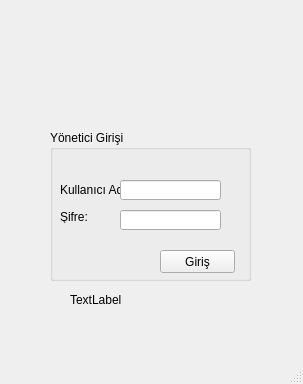
<?xml version="1.0" encoding="UTF-8"?>
<ui version="4.0">
 <class>Login</class>
 <widget class="QMainWindow" name="Login">
  <property name="geometry">
   <rect>
    <x>0</x>
    <y>0</y>
    <width>303</width>
    <height>384</height>
   </rect>
  </property>
  <property name="windowTitle">
   <string>Login</string>
  </property>
  <widget class="QWidget" name="centralwidget">
   <widget class="QLabel" name="label">
    <property name="geometry">
     <rect>
      <x>70</x>
      <y>290</y>
      <width>201</width>
      <height>20</height>
     </rect>
    </property>
    <property name="text">
     <string>TextLabel</string>
    </property>
   </widget>
   <widget class="QGroupBox" name="groupBox">
    <property name="geometry">
     <rect>
      <x>50</x>
      <y>130</y>
      <width>201</width>
      <height>151</height>
     </rect>
    </property>
    <property name="title">
     <string>Yönetici Girişi</string>
    </property>
    <widget class="QLabel" name="label_2">
     <property name="geometry">
      <rect>
       <x>10</x>
       <y>50</y>
       <width>71</width>
       <height>20</height>
      </rect>
     </property>
     <property name="text">
      <string>Kullanıcı Adı</string>
     </property>
    </widget>
    <widget class="QLabel" name="label_3">
     <property name="geometry">
      <rect>
       <x>10</x>
       <y>80</y>
       <width>47</width>
       <height>13</height>
      </rect>
     </property>
     <property name="text">
      <string>Şifre:</string>
     </property>
    </widget>
    <widget class="QLineEdit" name="username">
     <property name="geometry">
      <rect>
       <x>70</x>
       <y>50</y>
       <width>101</width>
       <height>20</height>
      </rect>
     </property>
    </widget>
    <widget class="QLineEdit" name="password">
     <property name="geometry">
      <rect>
       <x>70</x>
       <y>80</y>
       <width>101</width>
       <height>20</height>
      </rect>
     </property>
     <property name="echoMode">
      <enum>QLineEdit::Password</enum>
     </property>
    </widget>
    <widget class="QPushButton" name="girisButton">
     <property name="geometry">
      <rect>
       <x>110</x>
       <y>120</y>
       <width>75</width>
       <height>23</height>
      </rect>
     </property>
     <property name="text">
      <string>Giriş</string>
     </property>
    </widget>
   </widget>
   <widget class="QLabel" name="label_4">
    <property name="geometry">
     <rect>
      <x>40</x>
      <y>320</y>
      <width>151</width>
      <height>16</height>
     </rect>
    </property>
    <property name="text">
     <string/>
    </property>
   </widget>
   <widget class="QLabel" name="label_pic">
    <property name="geometry">
     <rect>
      <x>100</x>
      <y>20</y>
      <width>111</width>
      <height>91</height>
     </rect>
    </property>
    <property name="text">
     <string/>
    </property>
   </widget>
  </widget>
  <widget class="QMenuBar" name="menubar">
   <property name="geometry">
    <rect>
     <x>0</x>
     <y>0</y>
     <width>303</width>
     <height>21</height>
    </rect>
   </property>
  </widget>
  <widget class="QStatusBar" name="statusbar"/>
 </widget>
 <resources/>
 <connections/>
</ui>
